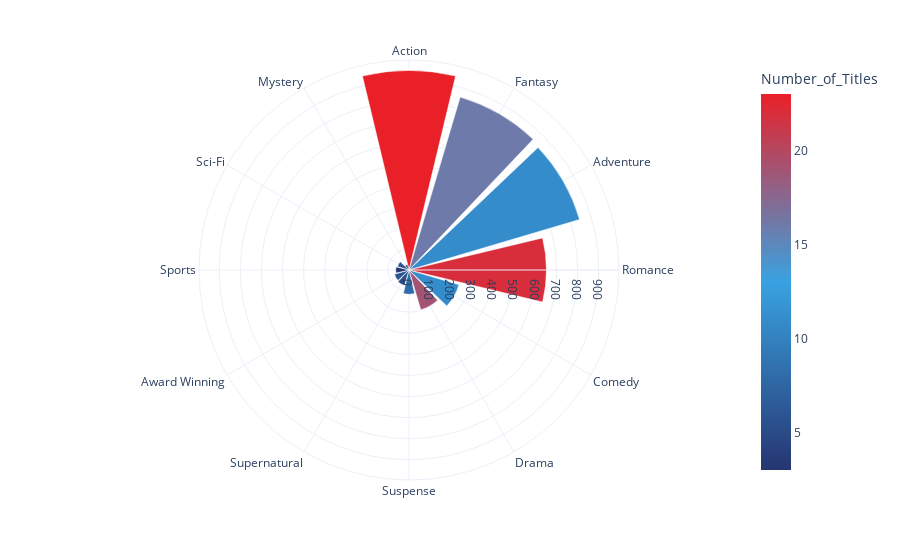

Notebook code for this chart:
### Code cell
# Interactive plot to see the consumption of every genre in hours and number of titles.

colorscale = [
[0, 'rgb(38, 53, 113)'], 
[0.5, 'rgb(57, 162, 225)'],
[1, 'rgb(234, 32, 41)']
]

plot_genre = px.bar_polar(
    genre_stats, 
    r="Total_Hours",
    theta="genres",
    color="Number_of_Titles",
    template="plotly_white",
   color_continuous_scale= colorscale
)
plot_genre.show()
plot_genre.write_html("../Outputs/circular_plot_genre.html")

### Figure 1 — Plotly figure (JSON) as saved in the notebook; plotly's stock layout.template omitted (floating-point values rounded to 4 significant figures)
{"data": [{"hovertemplate": "Total_Hours=%{r}<br>genres=%{theta}<br>Number_of_Titles=%{marker.color}<extra></extra>", "legendgroup": "", "marker": {"color": [23, 16, 11, 22, 11, 19, 8, 5, 6, 3, 6, 4], "coloraxis": "coloraxis", "pattern": {"shape": ""}}, "name": "", "r": [946.1, 855.1, 843.7, 651.6, 247.3, 197.0, 115.2, 76.4, 71.8, 63.0, 57.2, 26.8], "showlegend": false, "subplot": "polar", "theta": ["Action", "Fantasy", "Adventure", "Romance", "Comedy", "Drama", "Suspense", "Supernatural", "Award Winning", "Sports", "Sci-Fi", "Mystery"], "type": "barpolar"}], "layout": {"autosize": true, "barmode": "relative", "coloraxis": {"colorbar": {"title": {"text": "Number_of_Titles"}}, "colorscale": [[0, "rgb(38, 53, 113)"], [0.5, "rgb(57, 162, 225)"], [1, "rgb(234, 32, 41)"]]}, "legend": {"tracegroupgap": 0}, "margin": {"t": 60}, "polar": {"angularaxis": {"direction": "clockwise", "rotation": 90, "type": "category"}, "domain": {"x": [0, 1], "y": [0, 1]}, "radialaxis": {"autorange": true, "range": [0, 995.9], "type": "linear"}}}}
